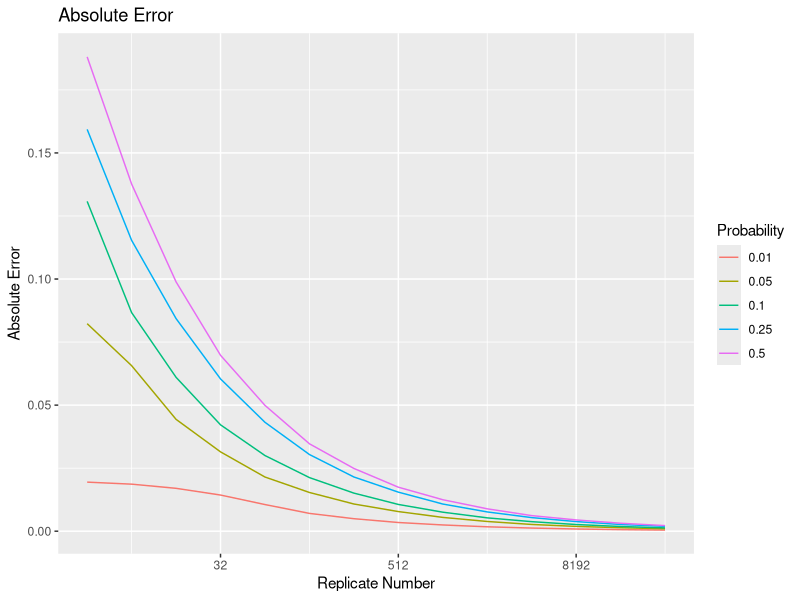
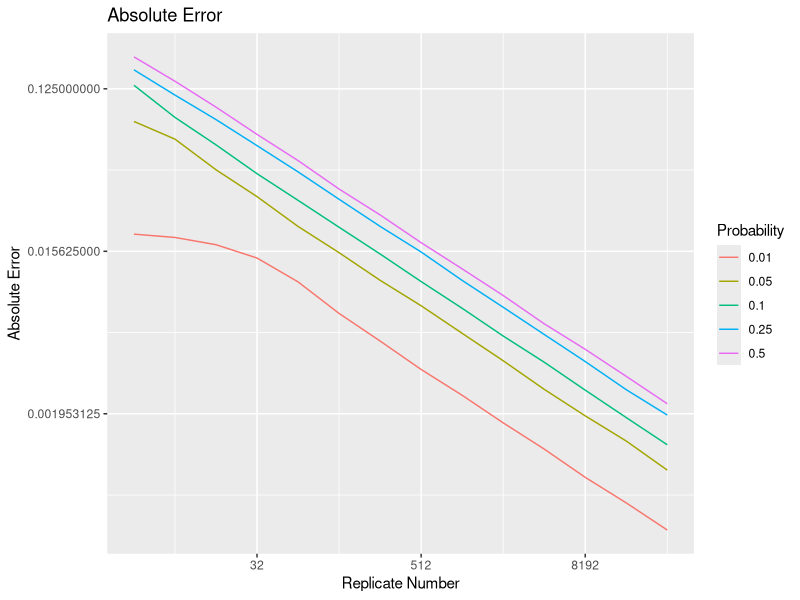
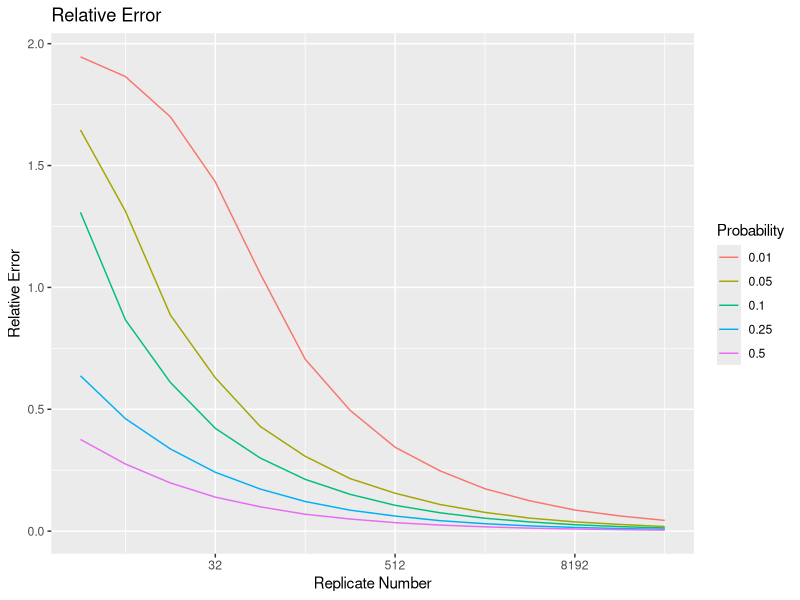

These charts were generated, in order, by the following R code:
## ---- chunk 1
# Step 1: calculate estamited probability, absolute error, and relative error
error_v4 <- function(r,n,p){
  d1 <- rbinom(r,n,p)
  phat <- d1/n
  ae <- abs(phat-p)
  re <- ae/p
  c(mean(ae), mean(re))
}

mean_error_v4 <- error_v4(5000, 128, .3)

# create vectors for probabilities and replicate numbers
ps <- c(0.01, 0.05, 0.1, 0.25, 0.5)
ns <- 2^(2:15)

# create empty vectors to store the errors
out_ae <- array(NA, dim=c(length(ps), length(ns)))
out_re <- array(NA, dim=c(length(ps), length(ns)))

# Step 2: Iterate over the sets probabilties and number of replicates
for(i in seq_along(ps)){
    for(j in seq_along(ns)){
       out <- error_v4(5000, ns[j], ps[i])
       out_ae[i,j] <- out[1]
       out_re[i,j] <- out[2]  
    }
}
## ---- chunk 2

# Step 3: Graph the errors

library(ggplot2)

# Plotting absolute error
df_ae <- data.frame(replicates = rep(ns, each = length(ps)),
                    absolute_error = as.vector(out_ae),
                    probabilities = rep(ps, length(ns)))

ggplot(df_ae, aes(x = replicates, y = absolute_error, color = as.factor(probabilities))) + geom_line() +  scale_x_continuous(trans = 'log2') +  labs(title = "Absolute Error", x = "Replicate Number",   y = "Absolute Error",  color = "Probability")

ggplot(df_ae, aes(x = replicates, y = absolute_error, color = as.factor(probabilities))) + geom_line() +  scale_x_continuous(trans = 'log2') + scale_y_continuous(trans = 'log2') + labs(title = "Absolute Error", x = "Replicate Number",   y = "Absolute Error",  color = "Probability")

# Plotting relative error
df_re <- data.frame(replicates = rep(ns, each = length(ps)),
                    relative_error = as.vector(out_re),
                    probabilities = rep(ps, length(ns)))

ggplot(df_re, aes(x = replicates, y = relative_error, color = as.factor(probabilities))) + geom_line() + scale_x_continuous(trans = 'log2') + labs(title = "Relative Error", x = "Replicate Number",  y = "Relative Error", color = "Probability")
